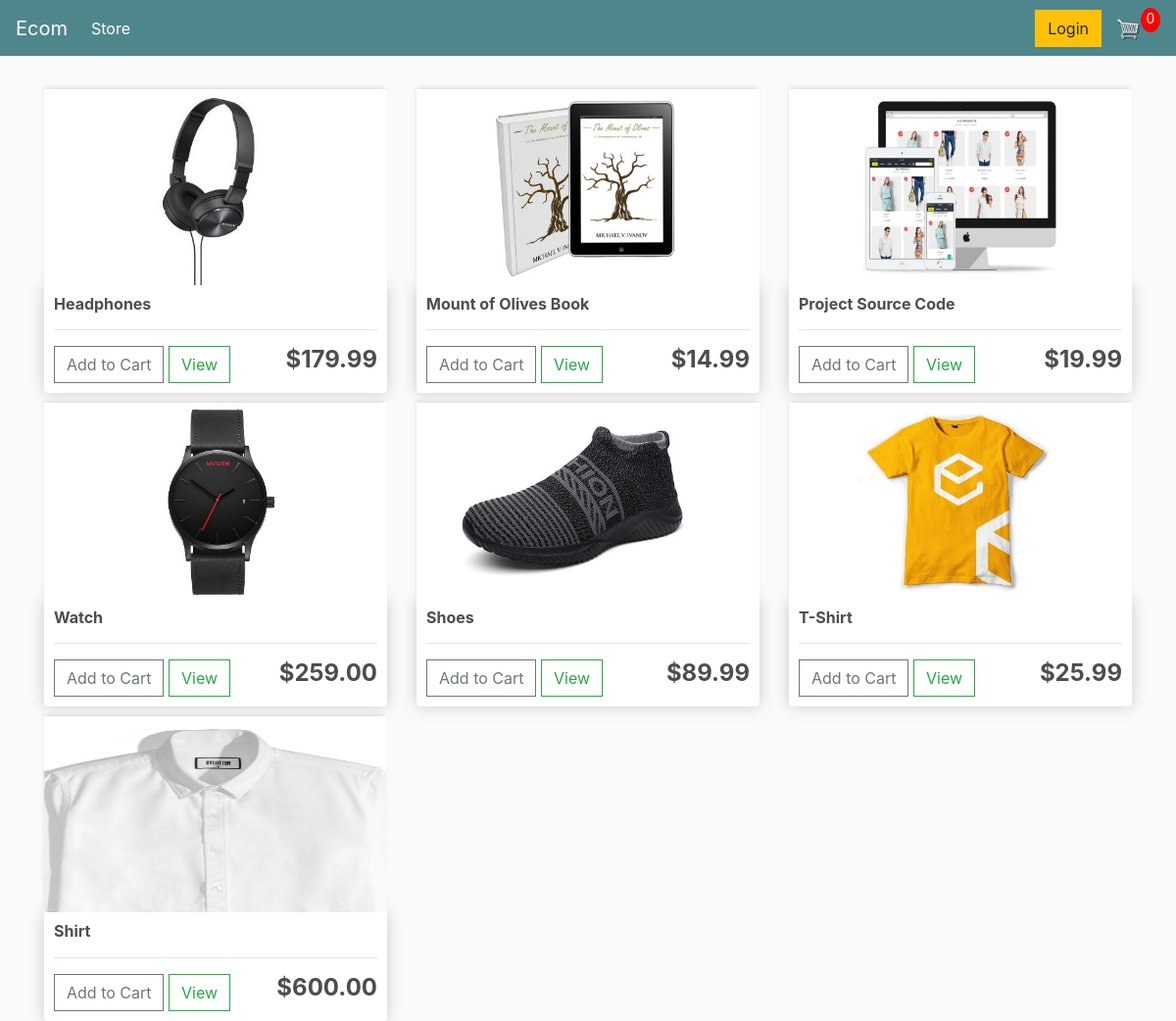
Before: / with the older database file.
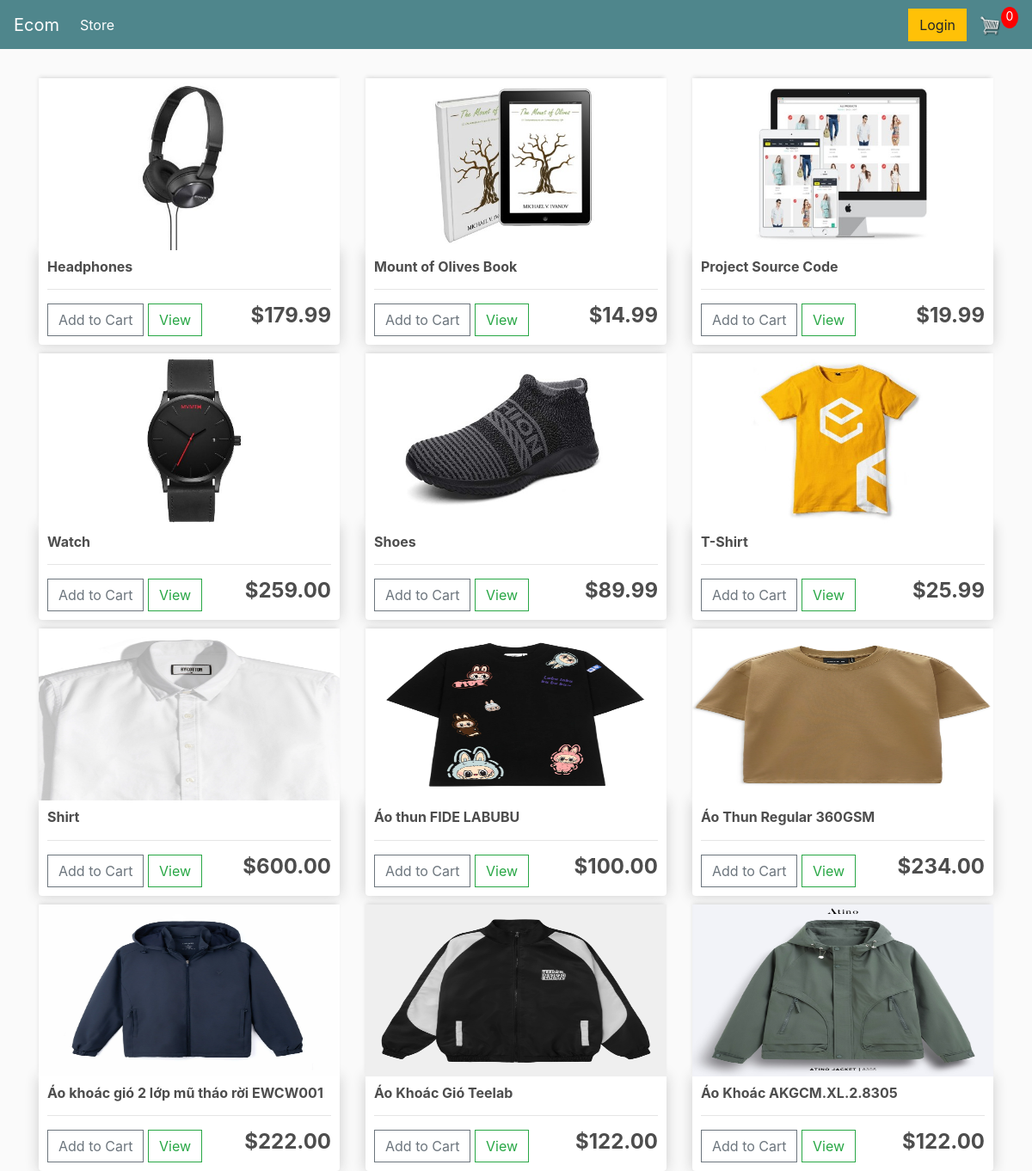
After: the same page with the newer database file.
### store/models.py (models this page shows, shortened)
class Product(models.Model):
	name = models.CharField(max_length=200)
	price = models.FloatField()
	digital = models.BooleanField(default=False,null=True, blank=True)
	image = models.ImageField(null=True, blank=True)
	@property
	def imageURL(self):
		try:
			url = self.image.url
		except:
			url = 'images/placeholder.jpg'
		return url

### store/views.py (the view)
# urls.py: path('', include('store.urls'))
def store(request):
    if request.user.is_authenticated:
        customer = request.user.customer
        order, created = Order.objects.get_or_create(customer=customer, complete=False)
        items = order.orderitem_set.all()
        cartItems = order.get_cart_items
    else:
        items = []
        order = {'get_cart_total': 0, 'get_cart_items': 0, 'shipping': False}
        cartItems = order['get_cart_items']
    products = Product.objects.all()
    context = {'products': products, 'cartItems': cartItems}
    return render(request, 'store/store.html', context)

### store/templates/store/store.html
{% extends 'store/main.html' %}
{% load static %}
{% block content %}
    <div class="row">
        {% for product in products %}
        <div class="col-lg-4">
            <img class="thumbnail" src="{{product.imageURL}}">
            <div class="box-element product">
                <h6><strong>{{product.name}}</strong></h6>
                <hr>
                <button data-product={{product.id}} data-action="add" class="btn btn-outline-secondary add-btn update-cart">Add to Cart</button>
                <a class="btn btn-outline-success" href="#">View</a>
                <h4 style="display: inline-block; float: right"><strong>${{product.price|floatformat:2}}</strong></h4>
            </div>
        </div>
        {% endfor %}
    </div>
{% endblock content %}

### store/templates/store/main.html (shortened to what this page needs)
<!DOCTYPE html>
{% load static %}
<html>
<head>
	<link rel="stylesheet" href="https://stackpath.bootstrapcdn.com/bootstrap/4.4.1/css/bootstrap.min.css">
	<link rel="stylesheet" type="text/css" href="{% static 'css/main.css' %}">
</head>
<body>
	<nav class="navbar navbar-expand-lg navbar-dark bg-dark">
	  <a class="navbar-brand" href="{% url 'store' %}">Ecom</a>
	  <div class="collapse navbar-collapse" id="navbarSupportedContent">
	    <ul class="navbar-nav mr-auto">
	      <li class="nav-item active">
	        <a class="nav-link" href="{% url 'store' %}">Store <span class="sr-only">(current)</span></a>
	      </li>
	    </ul>
	    <div class="form-inline my-2 my-lg-0">
	     	<a href="#"class="btn btn-warning">Login</a>
	     	<a href="{% url 'cart' %}">
	    		<img  id="cart-icon" src="{% static 'images/cart.png' %}">
	    	</a>
	    	<p id="cart-total">{{cartItems}}</p>
	    </div>
	  </div>
	</nav>
     <div class="container">
            <br>
            {% block content %}
            {% endblock content %}
         </div>
</body>
</html>

### static/css/main.css (style rules this page uses)
body { background-color: hsl(0, 0%, 98%); }
h1,h2,h3,h4,h5,h6 { color:hsl(0, 0%, 30%); }
.box-element { box-shadow:hsl(0, 0%, 80%) 0 0 16px; background-color: #fff; border-radius: 4px; padding: 10px; }
.thumbnail { width: 100%; height: 200px; -webkit-box-shadow: -1px -3px 5px -2px rgba(214,214,214,1); -moz-box-shadow: -1px -3px 5px -2px rgba(214,214,214,1); box-shadow: -1px -3px 5px -2px rgba(214,214,214,1); }
.product { border-radius: 0 0 4px 4px; }
.bg-dark { background-color: #4f868c!important; }
#cart-icon { width:25px; display: inline-block; margin-left: 15px; }
#cart-total { display: block; text-align: center; color:#fff; background-color: red; width: 20px; height: 25px; border-radius: 50%; font-size: 14px; }
.col-lg-4, .col-lg-6, .col-lg-8, .col-lg-12 { margin-top: 10px; }
.btn { border-radius: 0; }

Changed rows visible on the page:
added Product: imageURL (picture), name "Áo thun FIDE LABUBU", price "100.00"
added Product: imageURL (picture), name "Áo Thun Regular 360GSM", price "234.00"
added Product: imageURL (picture), name "Áo khoác gió 2 lớp mũ tháo rời EWCW001", price "222.00"
added Product: imageURL (picture), name "Áo Khoác Gió Teelab", price "122.00"
added Product: imageURL (picture), name "Áo Khoác AKGCM.XL.2.8305", price "122.00"
